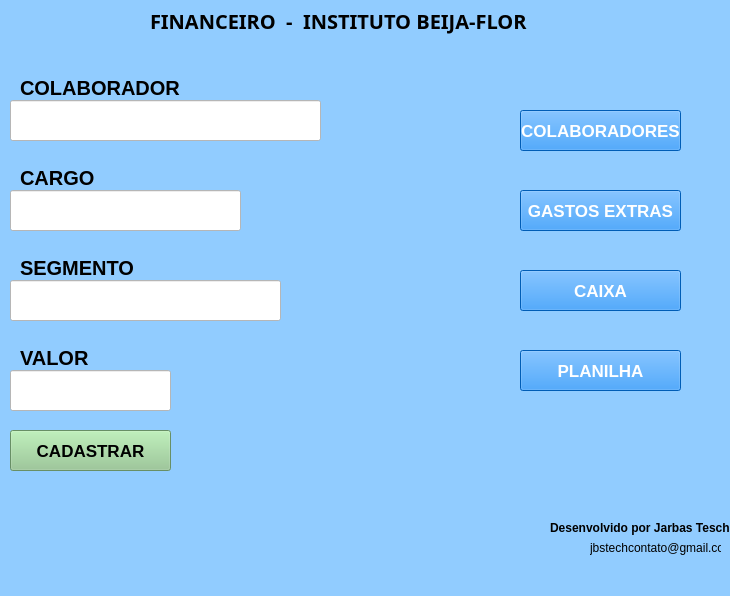
<?xml version="1.0" encoding="UTF-8"?>
<ui version="4.0">
 <class>MainWindow</class>
 <widget class="QMainWindow" name="MainWindow">
  <property name="geometry">
   <rect>
    <x>0</x>
    <y>0</y>
    <width>730</width>
    <height>596</height>
   </rect>
  </property>
  <property name="font">
   <font>
    <family>Arial</family>
   </font>
  </property>
  <property name="windowTitle">
   <string>MainWindow</string>
  </property>
  <property name="styleSheet">
   <string notr="true">background-color: rgb(145, 204, 255);</string>
  </property>
  <widget class="QWidget" name="centralwidget">
   <widget class="QPushButton" name="btnAddCadastro">
    <property name="geometry">
     <rect>
      <x>10</x>
      <y>430</y>
      <width>161</width>
      <height>41</height>
     </rect>
    </property>
    <property name="font">
     <font>
      <family>Arial</family>
      <pointsize>13</pointsize>
      <weight>75</weight>
      <bold>true</bold>
     </font>
    </property>
    <property name="styleSheet">
     <string notr="true">background-color: rgb(145, 200, 142);</string>
    </property>
    <property name="text">
     <string>CADASTRAR</string>
    </property>
   </widget>
   <widget class="QLabel" name="label">
    <property name="geometry">
     <rect>
      <x>20</x>
      <y>80</y>
      <width>161</width>
      <height>16</height>
     </rect>
    </property>
    <property name="font">
     <font>
      <family>Arial</family>
      <pointsize>15</pointsize>
      <weight>75</weight>
      <bold>true</bold>
     </font>
    </property>
    <property name="text">
     <string>COLABORADOR</string>
    </property>
   </widget>
   <widget class="QLineEdit" name="txtAddColab">
    <property name="geometry">
     <rect>
      <x>10</x>
      <y>100</y>
      <width>311</width>
      <height>41</height>
     </rect>
    </property>
    <property name="font">
     <font>
      <family>Arial</family>
      <pointsize>14</pointsize>
     </font>
    </property>
    <property name="styleSheet">
     <string notr="true">background-color: rgb(255, 255, 255);</string>
    </property>
    <property name="text">
     <string/>
    </property>
   </widget>
   <widget class="QLineEdit" name="txtAddCargo">
    <property name="geometry">
     <rect>
      <x>10</x>
      <y>190</y>
      <width>231</width>
      <height>41</height>
     </rect>
    </property>
    <property name="font">
     <font>
      <family>Arial</family>
      <pointsize>14</pointsize>
     </font>
    </property>
    <property name="styleSheet">
     <string notr="true">background-color: rgb(255, 255, 255);</string>
    </property>
   </widget>
   <widget class="QLineEdit" name="txtAddSegmento">
    <property name="geometry">
     <rect>
      <x>10</x>
      <y>280</y>
      <width>271</width>
      <height>41</height>
     </rect>
    </property>
    <property name="font">
     <font>
      <family>Arial</family>
      <pointsize>14</pointsize>
     </font>
    </property>
    <property name="styleSheet">
     <string notr="true">background-color: rgb(255, 255, 255);</string>
    </property>
   </widget>
   <widget class="QLineEdit" name="txtAddValor">
    <property name="geometry">
     <rect>
      <x>10</x>
      <y>370</y>
      <width>161</width>
      <height>41</height>
     </rect>
    </property>
    <property name="font">
     <font>
      <family>Arial</family>
      <pointsize>14</pointsize>
     </font>
    </property>
    <property name="styleSheet">
     <string notr="true">background-color: rgb(255, 255, 255);</string>
    </property>
   </widget>
   <widget class="QLabel" name="label_2">
    <property name="geometry">
     <rect>
      <x>20</x>
      <y>170</y>
      <width>81</width>
      <height>16</height>
     </rect>
    </property>
    <property name="font">
     <font>
      <family>Arial</family>
      <pointsize>15</pointsize>
      <weight>75</weight>
      <bold>true</bold>
     </font>
    </property>
    <property name="text">
     <string>CARGO</string>
    </property>
   </widget>
   <widget class="QLabel" name="label_3">
    <property name="geometry">
     <rect>
      <x>20</x>
      <y>350</y>
      <width>121</width>
      <height>16</height>
     </rect>
    </property>
    <property name="font">
     <font>
      <family>Arial</family>
      <pointsize>15</pointsize>
      <weight>75</weight>
      <bold>true</bold>
     </font>
    </property>
    <property name="text">
     <string>VALOR</string>
    </property>
   </widget>
   <widget class="QLabel" name="label_4">
    <property name="geometry">
     <rect>
      <x>20</x>
      <y>260</y>
      <width>121</width>
      <height>16</height>
     </rect>
    </property>
    <property name="font">
     <font>
      <family>Arial</family>
      <pointsize>15</pointsize>
      <weight>75</weight>
      <bold>true</bold>
     </font>
    </property>
    <property name="text">
     <string>SEGMENTO</string>
    </property>
   </widget>
   <widget class="QPushButton" name="btnGastosExtras">
    <property name="geometry">
     <rect>
      <x>520</x>
      <y>190</y>
      <width>161</width>
      <height>41</height>
     </rect>
    </property>
    <property name="font">
     <font>
      <family>Arial</family>
      <pointsize>13</pointsize>
      <weight>75</weight>
      <bold>true</bold>
     </font>
    </property>
    <property name="styleSheet">
     <string notr="true">background-color: rgb(0, 130, 255);
color: rgb(255, 255, 255);</string>
    </property>
    <property name="text">
     <string>GASTOS EXTRAS</string>
    </property>
   </widget>
   <widget class="QPushButton" name="btnCaixa">
    <property name="geometry">
     <rect>
      <x>520</x>
      <y>270</y>
      <width>161</width>
      <height>41</height>
     </rect>
    </property>
    <property name="font">
     <font>
      <family>Arial</family>
      <pointsize>13</pointsize>
      <weight>75</weight>
      <bold>true</bold>
     </font>
    </property>
    <property name="styleSheet">
     <string notr="true">background-color: rgb(0, 130, 255);
color: rgb(255, 255, 255);</string>
    </property>
    <property name="text">
     <string>CAIXA</string>
    </property>
   </widget>
   <widget class="QPushButton" name="btnConsultarColab">
    <property name="geometry">
     <rect>
      <x>520</x>
      <y>110</y>
      <width>161</width>
      <height>41</height>
     </rect>
    </property>
    <property name="font">
     <font>
      <family>Arial</family>
      <pointsize>13</pointsize>
      <weight>75</weight>
      <bold>true</bold>
     </font>
    </property>
    <property name="styleSheet">
     <string notr="true">background-color: rgb(0, 130, 255);
color: rgb(255, 255, 255);</string>
    </property>
    <property name="text">
     <string>COLABORADORES</string>
    </property>
   </widget>
   <widget class="QPushButton" name="btnPlanilha">
    <property name="geometry">
     <rect>
      <x>520</x>
      <y>350</y>
      <width>161</width>
      <height>41</height>
     </rect>
    </property>
    <property name="font">
     <font>
      <family>Arial</family>
      <pointsize>13</pointsize>
      <weight>75</weight>
      <bold>true</bold>
     </font>
    </property>
    <property name="styleSheet">
     <string notr="true">background-color: rgb(0, 130, 255);
color: rgb(255, 255, 255);</string>
    </property>
    <property name="text">
     <string>PLANILHA</string>
    </property>
   </widget>
   <widget class="QLabel" name="label_6">
    <property name="geometry">
     <rect>
      <x>550</x>
      <y>520</y>
      <width>181</width>
      <height>16</height>
     </rect>
    </property>
    <property name="font">
     <font>
      <weight>75</weight>
      <bold>true</bold>
     </font>
    </property>
    <property name="text">
     <string>Desenvolvido por Jarbas Tesch</string>
    </property>
   </widget>
   <widget class="QLabel" name="label_7">
    <property name="geometry">
     <rect>
      <x>590</x>
      <y>540</y>
      <width>131</width>
      <height>16</height>
     </rect>
    </property>
    <property name="text">
     <string>jbstechcontato@gmail.com</string>
    </property>
   </widget>
   <widget class="QLabel" name="label_5">
    <property name="geometry">
     <rect>
      <x>150</x>
      <y>0</y>
      <width>441</width>
      <height>41</height>
     </rect>
    </property>
    <property name="font">
     <font>
      <family>MV Boli</family>
      <pointsize>15</pointsize>
      <weight>75</weight>
      <italic>false</italic>
      <bold>true</bold>
     </font>
    </property>
    <property name="text">
     <string>FINANCEIRO  -  INSTITUTO BEIJA-FLOR</string>
    </property>
   </widget>
  </widget>
  <widget class="QMenuBar" name="menubar">
   <property name="geometry">
    <rect>
     <x>0</x>
     <y>0</y>
     <width>730</width>
     <height>21</height>
    </rect>
   </property>
  </widget>
  <widget class="QStatusBar" name="statusbar"/>
 </widget>
 <resources/>
 <connections/>
</ui>
